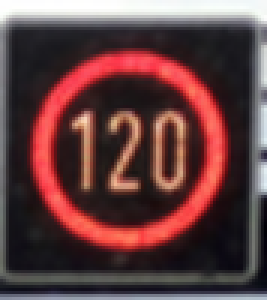
#> input picture examples/sign01--class8.png, 89 x 100 px (shown 3 times larger); its folder holds only this picture in this run
$ jupyter execute --allow-errors Traffic_Sign_Classifier.ipynb   (shell and % lines are left out)
#> lines starting #> are read from the running program, lines starting #| are printed output that depends on the picture
# Self-Driving Car Engineer Nanodegree

## Deep Learning

## Project: Build a Traffic Sign Recognition Classifier

In this notebook, a template is provided for you to implement your functionality in stages, which is required to successfully complete this project. If additional code is required that cannot be included in the notebook, be sure that the Python code is successfully imported and included in your submission if necessary.

> **Note**: Once you have completed all of the code implementations, you need to finalize your work by exporting the iPython Notebook as an HTML document. Before exporting the notebook to html, all of the code cells need to have been run so that reviewers can see the final implementation and output. You can then export the notebook by using the menu above and navigating to  \n",
    "**File -> Download as -> HTML (.html)**. Include the finished document along with this notebook as your submission.

In addition to implementing code, there is a writeup to complete. The writeup should be completed in a separate file, which can be either a markdown file or a pdf document. There is a [write up template](https://github.com/udacity/CarND-Traffic-Sign-Classifier-Project/blob/master/writeup_template.md) that can be used to guide the writing process. Completing the code template and writeup template will cover all of the [rubric points](https://review.udacity.com/#!/rubrics/481/view) for this project.

The [rubric](https://review.udacity.com/#!/rubrics/481/view) contains "Stand Out Suggestions" for enhancing the project beyond the minimum requirements. The stand out suggestions are optional. If you decide to pursue the "stand out suggestions", you can include the code in this Ipython notebook and also discuss the results in the writeup file.

>**Note:** Code and Markdown cells can be executed using the **Shift + Enter** keyboard shortcut. In addition, Markdown cells can be edited by typically double-clicking the cell to enter edit mode.

---
## Step 0: Load The Data

[cell 1]
# Load pickled data
import cv2
import glob
import pickle
import matplotlib.gridspec as gridspec
import matplotlib.pyplot as plt
import numpy as np
import random
import re
import tensorflow as tf

from pandas.io.parsers import read_csv
from collections import Counter
from tensorflow.contrib.layers import flatten
from skimage import transform
from skimage.util import img_as_ubyte
from sklearn.utils import shuffle


# Plot all graphical outputs inline


# Load train, valid and testing data sets
training_file   = './data/train.p'
validation_file = './data/valid.p'
testing_file    = './data/test.p'

# Get the sign name for each classification class
#> (the rest of this cell did not finish here and is left out)

---

## Step 1: Dataset Summary & Exploration

The pickled data is a dictionary with 4 key/value pairs:

- `'features'` is a 4D array containing raw pixel data of the traffic sign images, (num examples, width, height, channels).
- `'labels'` is a 1D array containing the label/class id of the traffic sign. The file `signnames.csv` contains id -> name mappings for each id.
- `'sizes'` is a list containing tuples, (width, height) representing the the original width and height the image.
- `'coords'` is a list containing tuples, (x1, y1, x2, y2) representing coordinates of a bounding box around the sign in the image. **THESE COORDINATES ASSUME THE ORIGINAL IMAGE. THE PICKLED DATA CONTAINS RESIZED VERSIONS (32 by 32) OF THESE IMAGES**

Complete the basic data summary below. Use python, numpy and/or pandas methods to calculate the data summary rather than hard coding the results. For example, the [pandas shape method](http://pandas.pydata.org/pandas-docs/stable/generated/pandas.DataFrame.shape.html) might be useful for calculating some of the summary results.

### Provide a Basic Summary of the Data Set Using Python, Numpy and/or Pandas

#> (a cell that did not finish here is left out)

### Include an exploratory visualization of the dataset

Visualize the German Traffic Signs Dataset using the pickled file(s). This is open ended, suggestions include: plotting traffic sign images, plotting the count of each sign, etc.

The [Matplotlib](http://matplotlib.org/) [examples](http://matplotlib.org/examples/index.html) and [gallery](http://matplotlib.org/gallery.html) pages are a great resource for doing visualizations in Python.

**NOTE:** It's recommended you start with something simple first. If you wish to do more, come back to it after you've completed the rest of the sections.

[cell 3]
# Visualize each traffic sign ones
signs = []
printed = []
#> (the rest of this cell did not finish here and is left out)

----

## Step 2: Design and Test a Model Architecture

Design and implement a deep learning model that learns to recognize traffic signs. Train and test your model on the [German Traffic Sign Dataset](http://benchmark.ini.rub.de/?section=gtsrb&subsection=dataset).

There are various aspects to consider when thinking about this problem:

- Neural network architecture
- Play around preprocessing techniques (normalization, rgb to grayscale, etc)
- Number of examples per label (some have more than others).
- Generate fake data.

Here is an example of a [published baseline model on this problem](http://yann.lecun.com/exdb/publis/pdf/sermanet-ijcnn-11.pdf). It's not required to be familiar with the approach used in the paper but, it's good practice to try to read papers like these.

**NOTE:** The LeNet-5 implementation shown in the [classroom](https://classroom.udacity.com/nanodegrees/nd013/parts/fbf77062-5703-404e-b60c-95b78b2f3f9e/modules/6df7ae49-c61c-4bb2-a23e-6527e69209ec/lessons/601ae704-1035-4287-8b11-e2c2716217ad/concepts/d4aca031-508f-4e0b-b493-e7b706120f81) at the end of the CNN lesson is a solid starting point. You'll have to change the number of classes and possibly the preprocessing, but aside from that it's plug and play!

### Pre-process the Data Set (normalization, grayscale, etc.)

Use the code cell (or multiple code cells, if necessary) to implement the first step of your project.

[cell 4]
# Define utility functions
# [5 lines left out: function center_normalize, not called in this run]


def grayscale(data):
    imgs = np.ndarray((data.shape[0], 32, 32, 1), dtype=np.uint8)

    for i, img in enumerate(data):
        img = cv2.cvtColor(img, cv2.COLOR_BGR2GRAY)
        img = cv2.equalizeHist(img)
        img = np.expand_dims(img, axis=2)
        imgs[i] = img

    return imgs


def preprocess(data):
    """Convert to grayscale, histogram equalize, and expand dims"""
    imgs = grayscale(data)
    imgs = center_normalize(imgs, mean, std)
    return imgs


# [43 lines left out: functions image_rotate, image_translate, image_shear, random_image_transform, not called in this run]


print('Utility functions defined')

[cell 5]
max_images_per_class = 2500
new_images = []
new_labels = []

#> (the rest of this cell did not finish here and is left out)

[cell 6]
# Plot examples of generated images
fig = plt.figure()
fig.set_figwidth(16)
fig.set_figheight(10)

for index, sign in enumerate(signs):
    ax = fig.add_subplot(5, 10, index + 1)
    image = X_train_generated[random.randint(0, len(X_train_generated) - 1)].squeeze()
    ax.imshow(image, cmap='gray')


# Count the occurance of each individual label
#> (the rest of this cell did not finish here and is left out)

#> (a cell that did not finish here is left out)

### Model Architecture

[cell 8]
# Hyperparameters
epochs = 50
batch_size = 100
learning_rate = 0.001
mu = 0
sigma = 0.1

# Data placeholders
#> (the rest of this cell did not finish here and is left out)

### Train, Validate and Test the Model

A validation set can be used to assess how well the model is performing. A low accuracy on the training and validation
sets imply underfitting. A high accuracy on the test set but low accuracy on the validation set implies overfitting.

[cell 9]
# Define accuarcy evaluation function
# [10 lines left out: function evaluate, not called in this run]


# Start the tensorflow session and run the model
#> (the rest of this cell did not finish here and is left out)

[cell 10]
### Log of model architectures and performance
"""
Obeservations:
    - Color or Grayscale makes almost no difference, -> go with grayscale for better computing performance
    - Histogram equalization adds another 1-2 % accuracy
    - Weight initialization (tesed truncated_normal and xavier) difference is marignal
    - Increasing the convolutional layer1 from 6 to 32 and layer2 from 16 to 64 pushed the accuracy to above 95%


16.02.2017  - Standard LeNet5 (C6 - C16 - FC120 - FC84 - SM43)
            - Epochs: 30 | Batchsize: 150 | LearningRate: 0.001 | Initialization: truncated_normal
            - Normalization: no
            - Preprocessing: no
            - Validation Accuracy: 0.892

16.02.2017  - Standard LeNet5 (C6 - C16 - FC120 - FC84 - SM43)
            - Epochs: 30 | Batchsize: 150 | LearningRate: 0.001 | Initialization: truncated_normal
            - Normalization: (X_train / 255.0) - 0.5
            - Preprocessing: no
            - Validation Accuracy: 0.921

17.02.2017  - Standard LeNet5 (C32 - C64 - FC120 - FC84 - SM43)
            - Epochs: 30 | Batchsize: 200 | LearningRate: 0.001 | Initialization: truncated_normal
            - Normalization: (X_train / 255.0) - 0.5
            - Preprocessing: grayscale
            - Validation Accuracy: 0.931

18.02.2017  - Standard LeNet5 (C32 - C64 - FC256 - FC84 - SM43)
            - Epochs: 30 | Batchsize: 200 | LearningRate: 0.001 | Initialization: truncated_normal
            - Normalization: s(X_train / 255.0) - 0.5
            - Preprocessing: grayscale, equalized Histogram
            - Validation Accuracy: 0.957


20.02.2017  - Standard LeNet5 (C32 - C64 - FC256 - FC84 - SM43)
            - Epochs: 30 | Batchsize: 200 | LearningRate: 0.001 | Initialization: truncated_normal
            - Normalization: s(X_train / 255.0) - 0.5
            - Preprocessing: grayscale, equalized Histogram
            - 4 x additional data (rotated, translated)
            - Validation Accuracy: 0.969


22.02.2017  - Standard LeNet5 (C32 - C64 - FC512 - FC84 - SM43)
            - Epochs: 30 | Batchsize: 100 | LearningRate: 0.001 | Initialization: truncated_normal
            - Normalization: subtract mean, divide by std deviation
            - Preprocessing: grayscale, equalized Histogram
            - 4 x additional data (rotated, translated)
            - Validation Accuracy: 0.973

22.02.2017  - Advanced LeNet5 (C16 - C32 - FC512 - SM43) [connecting both convolution outputs to the FC512]
            - Epochs: 30 | Batchsize: 100 | LearningRate: 0.001 | Initialization: truncated_normal
            - Normalization: (X_train / 255.0) - 0.5
            - Preprocessing: grayscale, equalized Histogram
            - 4 x additional data (rotated, translated)
            - Validation Accuracy: 0.987

"""

---

## Step 3: Test a Model on New Images

To give yourself more insight into how your model is working, download at least five pictures of German traffic signs from the web and use your model to predict the traffic sign type.

You may find `signnames.csv` useful as it contains mappings from the class id (integer) to the actual sign name.

### Load and Output the Images

[cell 11]
def load_image(name):
#> called with name = './examples/sign01--class8.png'
    image = cv2.imread(name)
#> image is the input picture: shape (100, 89, 3); mean B, G, R 64.5, 63.3, 98.7
    image = cv2.resize(image,(32,32))
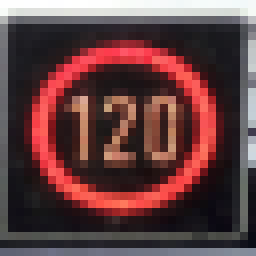
#> image: shape (32, 32, 3) (shown 8 times larger); mean B, G, R 64.6, 63.4, 98.9
    image = cv2.cvtColor(image,cv2.COLOR_BGR2RGB)
    return image

example_images = []
example_labels = []

for img_name in glob.glob('./examples/sign*.png'):
    image = load_image(img_name)
    img_class = re.search('class(.*?).png', img_name).group(1)
    example_images.append(image)
    example_labels.append(int(img_class))


# Show original example images
fig = plt.figure()
fig.set_figwidth(16)
fig.set_figheight(3)

for index, image in enumerate(example_images):
    ax = fig.add_subplot(2, 10, index + 1)
    ax.axis('off')
    ax.imshow(image)
#> this loop made 1 pass


X_new_examples = np.array(example_images)
#> (the rest of this cell did not finish here and is left out)

#> the loop in grayscale, `for i, img in enumerate(data):` made 1 pass
#> pass 1, in grayscale, `img = cv2.cvtColor(img, cv2.COLOR_BGR2GRAY)`:
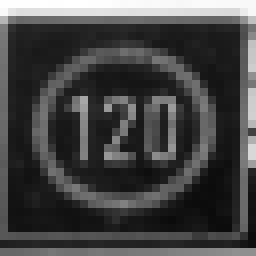
#> img: shape (32, 32) (shown 8 times larger); min 11, max 255, mean 67.8
#> pass 1, in grayscale, `img = cv2.equalizeHist(img)`:
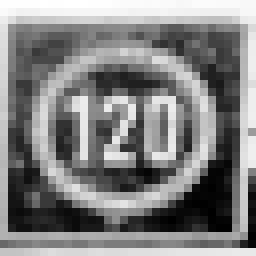
#> img: shape (32, 32) (shown 8 times larger); min 0, max 255, mean 129


# Show preprocessed example images
fig = plt.figure()
fig.set_figwidth(16)
fig.set_figheight(3)

for index, image in enumerate(X_new_examples):
    ax = fig.add_subplot(2, 10, index + 1)
    ax.axis('off')
    img = X_new_examples[index].squeeze()
    ax.imshow(img, cmap='gray')

$ run again, on examples/sign05--class35.png
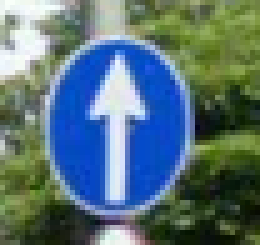
#> input picture examples/sign05--class35.png, 52 x 49 px (shown 5 times larger)
#> in load_image, image is the input picture: shape (49, 52, 3); mean B, G, R 119.6, 113.9, 88.1
#> in load_image, `image = cv2.resize(image,(32,32))`:
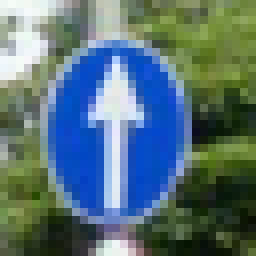
#> image: shape (32, 32, 3) (shown 8 times larger); mean B, G, R 119.4, 113.6, 87.9
#> the loop `for index, image in enumerate(example_images):` made 1 pass
#> the loop in grayscale, `for i, img in enumerate(data):` made 1 pass
#> pass 1, in grayscale, `img = cv2.equalizeHist(img)`:
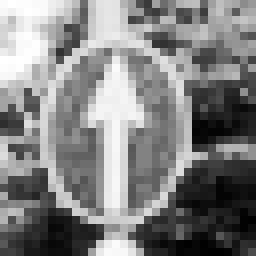
#> img: shape (32, 32) (shown 8 times larger); min 0, max 255, mean 128.5

$ run again, on examples/sign06--class2.png
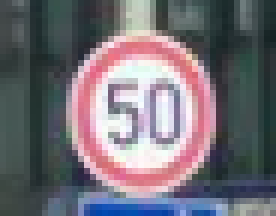
#> input picture examples/sign06--class2.png, 46 x 36 px (shown 6 times larger)
#> in load_image, image is the input picture: shape (36, 46, 3); mean B, G, R 118.1, 110.2, 114.4
#> in load_image, `image = cv2.resize(image,(32,32))`:
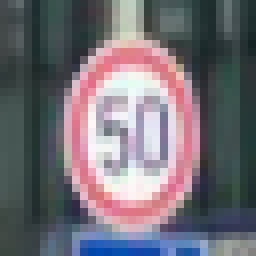
#> image: shape (32, 32, 3) (shown 8 times larger); mean B, G, R 117.8, 109.8, 114
#> the loop `for index, image in enumerate(example_images):` made 1 pass
#> the loop in grayscale, `for i, img in enumerate(data):` made 1 pass
#> pass 1, in grayscale, `img = cv2.equalizeHist(img)`:
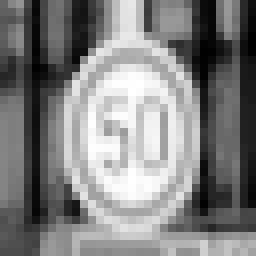
#> img: shape (32, 32) (shown 8 times larger); min 0, max 255, mean 128.5

$ run again, on examples/sign07--class99.png
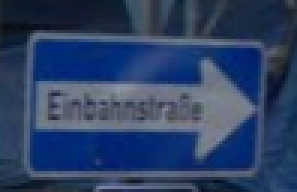
#> input picture examples/sign07--class99.png, 99 x 64 px (shown 3 times larger)
#> in load_image, image is the input picture: shape (64, 99, 3); mean B, G, R 100.7, 64.6, 44.7
#> in load_image, `image = cv2.resize(image,(32,32))`:
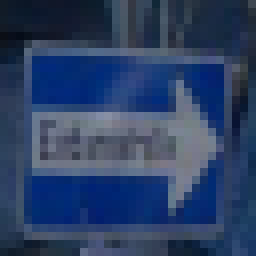
#> image: shape (32, 32, 3) (shown 8 times larger); mean B, G, R 100.5, 64.4, 44.4
#> the loop `for index, image in enumerate(example_images):` made 1 pass
#> the loop in grayscale, `for i, img in enumerate(data):` made 1 pass
#> pass 1, in grayscale, `img = cv2.equalizeHist(img)`:
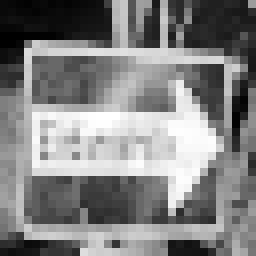
#> img: shape (32, 32) (shown 8 times larger); min 0, max 255, mean 129.2

$ run again, on examples/sign02--class1.png
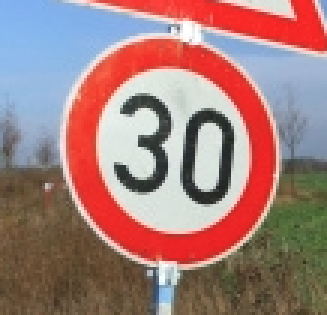
#> input picture examples/sign02--class1.png, 109 x 105 px (shown 3 times larger)
#> in load_image, image is the input picture: shape (105, 109, 3); mean B, G, R 123, 125.7, 162.1
#> in load_image, `image = cv2.resize(image,(32,32))`:
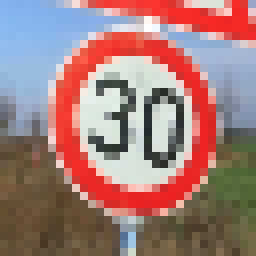
#> image: shape (32, 32, 3) (shown 8 times larger); mean B, G, R 122.6, 125.3, 161.8
#> the loop `for index, image in enumerate(example_images):` made 1 pass
#> the loop in grayscale, `for i, img in enumerate(data):` made 1 pass
#> pass 1, in grayscale, `img = cv2.equalizeHist(img)`:
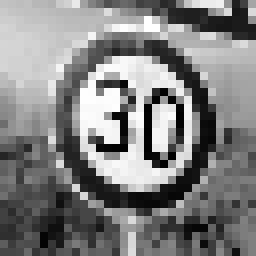
#> img: shape (32, 32) (shown 8 times larger); min 0, max 255, mean 128.6
